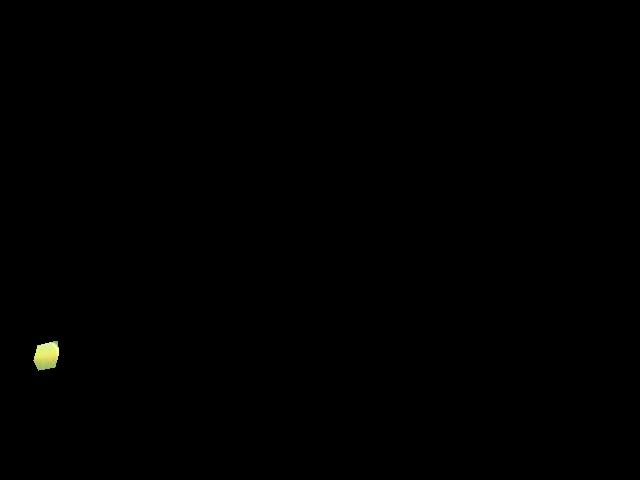
#> input picture GaussianMixtureModels/Yellow_new/yellow0.jpg, 640 x 480 px; its folder holds only this picture in this run
$ python avghistyellow.py
#> lines starting #> are read from the running program, lines starting #| are printed output that depends on the picture; after the words box and inside, x2 and y2 are one past the last pixel; in counts of white or black regions, pixels touching at a corner belong together; long printed decimals are rounded
# -*- coding: utf-8 -*-
"""
Created on Fri Mar 27 18:47:23 2020

@author: prana
"""

import cv2
import numpy as np
from matplotlib import pyplot as plt
import os
from numpy import linalg as LA
import math
import scipy.stats as stats
count = 0
import glob
from scipy.stats import norm


def getBoundingbox1(img):
    img1=img.copy()
    gray = cv2.cvtColor(img1, cv2.COLOR_BGR2GRAY)
    ret, thresh = cv2.threshold(gray, 100, 255, cv2.THRESH_BINARY)
    height,width,layers = img.shape
    #print(height,width)
    mask = np.zeros((height,width), np.uint8)
    contours=cv2.findContours(thresh,cv2.RETR_LIST, cv2.CHAIN_APPROX_SIMPLE)
    #  print(contours)

    smallest_x=11110
    biggest_x=0


    smallest_y=111110
    biggest_y=0

    for cnt1 in contours[0]:
        for cnt in cnt1:
            #print(cnt)
            if smallest_x>cnt[0][0]:
                smallest_x=cnt[0][0]

            if biggest_x<cnt[0][0]:
                biggest_x=cnt[0][0]

            if smallest_y>cnt[0][1]:
                smallest_y=cnt[0][1]

            if biggest_y<cnt[0][1]:
                biggest_y=cnt[0][1]


    #print(smallest_x,biggest_x,smallest_y,biggest_y)
    crop=img1[smallest_y:biggest_y,smallest_x:biggest_x]


    return crop


def getBoundingbox(img):

    img1=img.copy()
    gray = cv2.cvtColor(img1, cv2.COLOR_BGR2GRAY)
    ret, thresh = cv2.threshold(gray, 50, 255, cv2.THRESH_BINARY)

    height,width,layers = img.shape
    mask = np.zeros((height,width), np.uint8)

    edges = cv2.Canny(thresh, 100, 200)

    circles = cv2.HoughCircles(edges, cv2.HOUGH_GRADIENT, 1, 10000, param1 = 3, param2 = 3, minRadius = 0, maxRadius = 1000)
    #print(circles)
    for i in circles[0,:]:
        i[2]=i[2]
        # Draw on mask
        cv2.circle(mask,(i[0],i[1]),i[2],(255,255,255),thickness=-1)

    # Copy that image using that mask
    masked_data = cv2.bitwise_and(img1, img1, mask=mask)

    # Apply Threshold
    _,thresh = cv2.threshold(mask,1,255,cv2.THRESH_BINARY)

    # Find Contour
    #contours = cv2.findContours(thresh,cv2.RETR_EXTERNAL,cv2.CHAIN_APPROX_SIMPLE)

    x=circles[0][0][0]
    y=circles[0][0][1]
    r=circles[0][0][2]
    #print(x,y,r)
    # Crop masked_data
    crop = masked_data[int(y-r):int(y+r),int(x-r):int(x+r)]

    return crop

def gaussian(x, mu, sig):
    return ((1/(sig*math.sqrt(2*math.pi)))*np.exp(-np.power(x - mu, 2.) / (2 * np.power(sig, 2.))))

images=[]
images = [cv2.imread(file) for file in glob.glob(r"Yellow_new/*.jpg")]
#> images = 1 item
histogram_b=[]
histogram_g=[]
histogram_r=[]
mean_b=[]
mean_g=[]
mean_r=[]
std_b=[]
std_g=[]
std_r=[]

for image in images:
    # [4 lines of commented-out code are left out]
    image=getBoundingbox1(image)
    #cv2.imshow("cropped_image",image)
    #cv2.waitKey(0)
    #cv2.destroyAllWindows()
    for i in range(3):           #for all color channels

        if i==0:
            h=cv2.calcHist([image],[i],None,[256],[50,255])
            histogram_b.append(h)
        if i==1:
            h=cv2.calcHist([image],[i],None,[256],[50,255])
            histogram_g.append(h)
        if i==2:
            h=cv2.calcHist([image],[i],None,[256],[50,255])
            histogram_r.append(h)

    mean,std=cv2.meanStdDev(image)
    mean_b.append(mean[0])
    mean_g.append(mean[1])
    mean_r.append(mean[2])
    std_b.append(std[0])
    std_g.append(std[1])
    std_r.append(std[2])
#> this loop made 1 pass
#> (height in getBoundingbox1, width in getBoundingbox1, layers in getBoundingbox1, mean) on pass 1: (480, 640, 3, [97.58, 173.8, 165.6])
#> pass 1, in getBoundingbox1, `ret, thresh = cv2.threshold(gray, 100, 255, cv2.THRESH_BINARY)`:
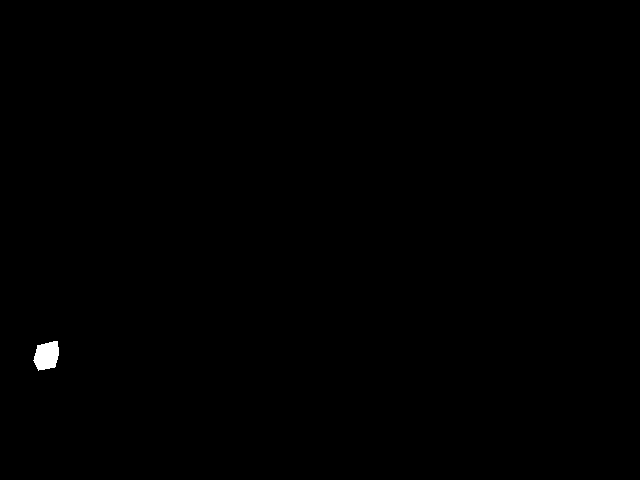
#> thresh: shape (480, 640); 0.19% white; 1 white region, box (x1, y1, x2, y2) and area: (33, 341, 59, 371) 581
#> pass 1, in getBoundingbox1, `crop=img1[smallest_y:biggest_y,smallest_x:biggest_x]`:
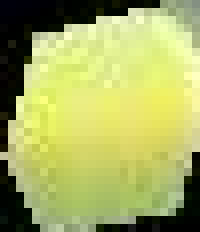
#> crop: shape (29, 25, 3) (shown 8 times larger); mean B, G, R 97.6, 173.8, 165.6
#> after the loop, histogram_b = 1 item; histogram_g = 1 item; histogram_r = 1 item; mean_b = [[97.58]]; mean_g = [[173.8]]; mean_r = [[165.6]]; std_b = [[54.78]]; std_g = [[89.04]]; std_r = [[87.41]]
x=range(0,256)
#print(np.shape(histogram_b))
histogram_b=np.sum(histogram_b,axis=0)/len(histogram_b)
#> histogram_b = 256 values, max 21 at index 62, min 0 at index 0, mean 2.23
histogram_g=np.sum(histogram_g,axis=0)/len(histogram_g)
#> histogram_g = 256 values, max 22 at index 236, min 0 at index 0, mean 2.18
histogram_r=np.sum(histogram_r,axis=0)/len(histogram_r)
#> histogram_r = 256 values, max 24 at index 216, min 0 at index 0, mean 2.22
plt.plot(histogram_b,color='b')
plt.plot(histogram_g,color='g')
plt.plot(histogram_r,color='r')
plt.show()
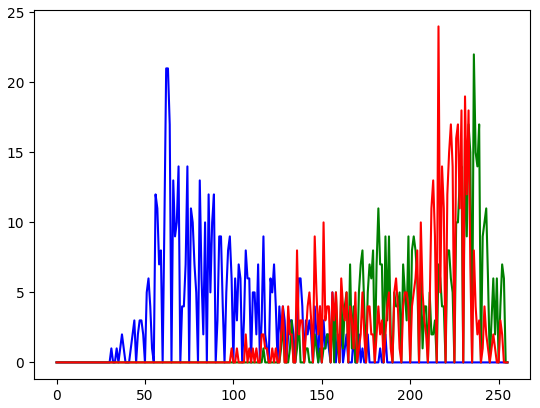
#> figure drawn by matplotlib, 1 panel; curve peaks at x = 62, y = 21; curve peaks at x = 236, y = 22; curve peaks at x = 216, y = 24
mean_b_val=np.mean(mean_b)
#> mean_b_val = 97.58
mean_g_val=np.mean(mean_g)
#> mean_g_val = 173.8
mean_r_val=np.mean(mean_r)
#> mean_r_val = 165.6
std_b_val=np.mean(std_b)
#> std_b_val = 54.78
std_g_val=np.mean(std_g)
#> std_g_val = 89.04
std_r_val=np.mean(std_r)
#> std_r_val = 87.41
print(mean_b_val,mean_g_val,mean_r_val)
#| 97.583 173.839 165.583
print(std_b_val,std_g_val,std_r_val)
#| 54.783 89.042 87.408
ans_b=gaussian(x,mean_b_val,std_b_val)
#> ans_b = 256 values, max 0.00728 at index 98, min 0.000117 at index 255, mean 0.00376
ans_g=gaussian(x,mean_g_val,std_g_val)
#> ans_g = 256 values, max 0.00448 at index 174, min 0.000666 at index 0, mean 0.00311
ans_r=gaussian(x,mean_r_val,std_r_val)
#> ans_r = 256 values, max 0.00456 at index 166, min 0.000759 at index 0, mean 0.0032
plt.plot(ans_b,color='b')
plt.plot(ans_g,color='g')
plt.plot(ans_r,color='r')
plt.show()
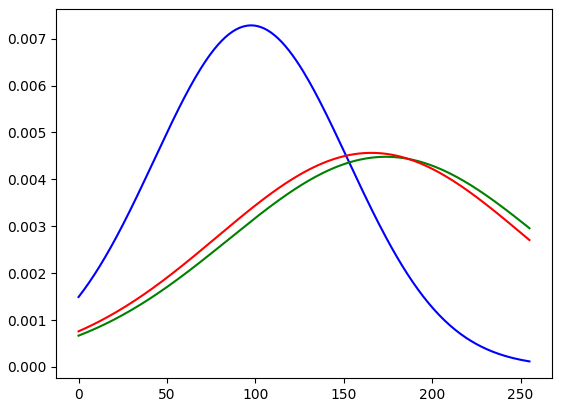
#> figure drawn by matplotlib, 1 panel; curve peaks at x = 98, y = 0.00728; curve peaks at x = 174, y = 0.00448; curve peaks at x = 166, y = 0.00456
